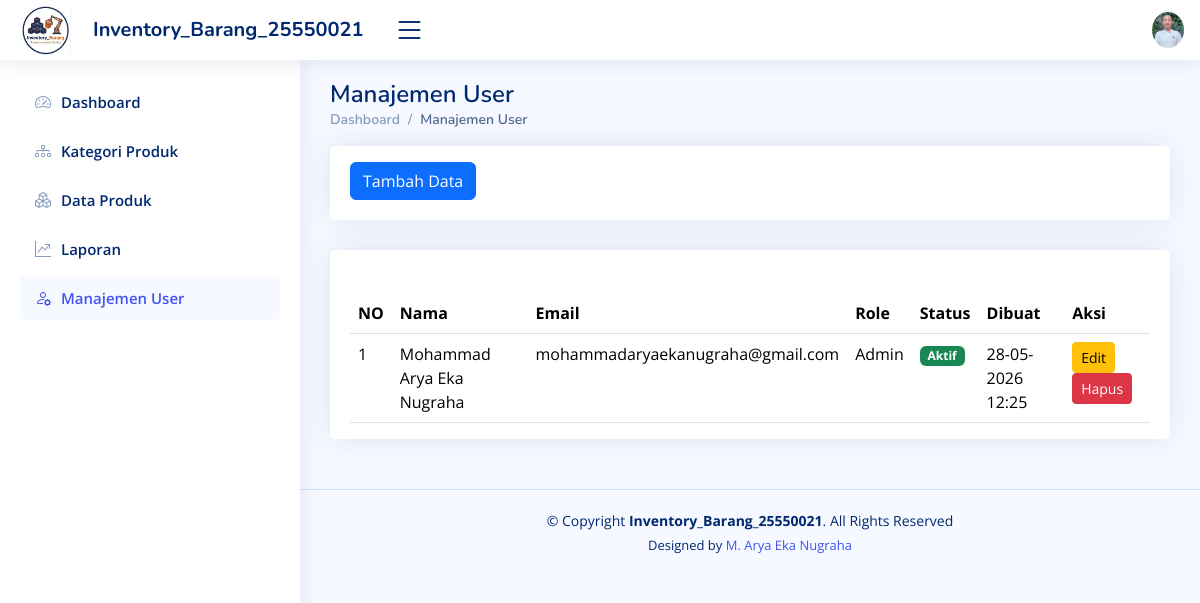
/users.php (signed in), run on the app's committed database.
### tables this page shows
CREATE TABLE `users` (
  `id` int(11) NOT NULL,
  `name` varchar(100) NOT NULL,
  `email` varchar(100) NOT NULL,
  `password` varchar(255) NOT NULL,
  `role` enum('admin','staff') NOT NULL,
  `is_active` tinyint(1) DEFAULT 1,
  `created_at` timestamp NOT NULL DEFAULT current_timestamp()
);

### users.php (the view, shortened to what this page needs)
    <!DOCTYPE html>
    <html lang="en">
    <head>
    <link href="assets/vendor/bootstrap/css/bootstrap.min.css" rel="stylesheet">
    <link href="assets/vendor/bootstrap-icons/bootstrap-icons.css" rel="stylesheet">
    <link href="assets/vendor/boxicons/css/boxicons.min.css" rel="stylesheet">
    <link href="assets/vendor/quill/quill.snow.css" rel="stylesheet">
    <link href="assets/vendor/quill/quill.bubble.css" rel="stylesheet">
    <link href="assets/vendor/remixicon/remixicon.css" rel="stylesheet">
    <link href="assets/vendor/simple-datatables/style.css" rel="stylesheet">
    <link href="assets/css/style.css" rel="stylesheet">
    </head>
    <body>
    <header id="header" class="header fixed-top d-flex align-items-center">
        <div class="d-flex align-items-center justify-content-between">
        <a href="index.php" class="logo d-flex align-items-center me-auto me-lg-0" style="max-width: none; width: auto;">
            <img src="assets/img/logo Inventory_Barang.png" alt="Logo" style="max-height: 50px;">
            <span class="d-none d-lg-block fs-5 ms-2" style="font-size: 24px; padding-left: 8px; white-space: nowrap;">Inventory_Barang_25550021</span>
        </a>
        <i class="bi bi-list toggle-sidebar-btn" style="margin-left: 20px;"></i>
        </div>
        <nav class="header-nav ms-auto">
        <ul class="d-flex align-items-center">
            <li class="nav-item dropdown pe-3">
            <a class="nav-link nav-profile d-flex align-items-center pe-0" href="#" data-bs-toggle="dropdown">
                <img src="assets/img/Profile-Arya.jpg" alt="Profile" class="rounded-circle">
            </a>
            </li>
        </ul>
        </nav>
    </header>
    <aside id="sidebar" class="sidebar">
      <?php
          $current_page = basename($_SERVER['PHP_SELF']);
        ?>
        <ul class="sidebar-nav" id="sidebar-nav">
        <li class="nav-item">
            <a class="nav-link <?php echo ($current_page == 'index.php') ? '' : 'collapsed'; ?>" href="index.php">
                <i class="bi bi-speedometer2"></i>
            <span>Dashboard</span>
            </a>
        </li>
        <li class="nav-item">
            <a class="nav-link <?php echo ($current_page == 'kategori_produk.php') ? '' : 'collapsed'; ?>" href="kategori_produk.php">
            <i class="bi bi-diagram-3"></i>
            <span>Kategori Produk</span>
            </a>
        </li>
            <li class="nav-item">
            <a class="nav-link <?php echo ($current_page == 'produk.php') ? '' : 'collapsed'; ?>" href="produk.php">
            <i class="bi bi-boxes"></i>
            <span>Data Produk</span>
            </a>
        </li>
            <li class="nav-item">
            <a class="nav-link <?php echo ($current_page == 'laporan.php') ? '' : 'collapsed'; ?>" href="laporan.php">
            <i class="bi bi-graph-up-arrow"></i>
            <span>Laporan</span>
            </a>
        </li>
            <li class="nav-item">
            <a class="nav-link <?php echo ($current_page == 'users.php') ? '' : 'collapsed'; ?>" href="users.php">
            <i class="bi bi-person-gear"></i>
            <span>Manajemen User</span>
            </a>
        </li>
        </ul>
    </aside>
    <main id="main" class="main">
        <div class="pagetitle">
        <h1>Manajemen User</h1>
        <nav>
            <ol class="breadcrumb">
            <li class="breadcrumb-item"><a href="index.php">Dashboard</a></li>
            <li class="breadcrumb-item active">Manajemen User</li>
            </ol>
        </nav>
        </div>
         <div class="row">
            <div class="col-lg-12">
            <div class="card">
                <div class="card-body mt-3">
                <a href="t_user.php" class="btn btn-primary">Tambah Data</a>
              </div>
            </div>
          </div>
        </div>
        <section class="section" style="margin-top: 50px;">
        <div class="row">
            <div class="col-lg-12">
            <div class="card" style="margin-top: -50px;">
                <div class="card-body pt-0 pb-0">
                <h5 class="card-title"></h5>
                <table class="table datatable">
                    <thead>
                    <tr>
                        <th>NO</th>
                        <th>Nama</th>
                        <th>Email</th>
                        <th>Role</th>
                        <th>Status</th>
                        <th>Dibuat</th>
                        <th>Aksi</th>
                    </tr>
                    </thead>
                    <tbody>
    <?php
    include "koneksi.php";
    $no = 1;
    $sql = mysqli_query($conn, "SELECT * FROM users");
    while ($data = mysqli_fetch_array($sql)) {
    ?>
        <tr>
            <td><?php echo $no++; ?></td>
            <td><?php echo $data['name']; ?></td>
            <td><?php echo $data['email']; ?></td>
            <td><?php echo ucfirst($data['role']); ?></td>
            <td>
                <?php
                if ($data['is_active'] == 1) {
                    echo '<span class="badge bg-success">Aktif</span>';
                } else {
                    echo '<span class="badge bg-danger">Nonaktif</span>';
                }
                ?>
            </td>
            <td><?php echo date('d-m-Y H:i', strtotime($data['created_at'])); ?></td>
            <td>
                <a href="e_user.php?id=<?php echo $data['id']; ?>" class="btn btn-warning btn-sm">Edit</a>
                <a href="h_user.php?id=<?php echo $data['id']; ?>"
                   class="btn btn-danger btn-sm"
                   onclick="return confirm('Apakah Anda yakin ingin menghapus user ini?')">
                   Hapus
                </a>
            </td>
        </tr>
    <?php } ?>
</tbody>
                </table>
                </div>
            </div>
            </div>
        </div>
        </section>
    </main>
    <footer id="footer" class="footer">
        <div class="copyright">
        &copy; Copyright <strong><span>Inventory_Barang_25550021</span></strong>. All Rights Reserved
        </div>
        <div class="credits">
        Designed by <a href="https://instagram.com/aragsbshs/">M. Arya Eka Nugraha</a>
        </div>
    </footer>
    </body>
    </html>

### assets/css/style.css (style rules this page uses)
:root { scroll-behavior: smooth; }
body { font-family: "Open Sans", sans-serif; background: #f6f9ff; color: #444444; }
a { color: #4154f1; text-decoration: none; }
h1, h2, h3, h4, h5, h6 { font-family: "Nunito", sans-serif; }
#main { margin-top: 60px; padding: 20px 30px; transition: all 0.3s; }
.pagetitle { margin-bottom: 10px; }
.pagetitle h1 { font-size: 24px; margin-bottom: 0; font-weight: 600; color: #012970; }
.card { margin-bottom: 30px; border: none; border-radius: 5px; box-shadow: 0px 0 30px rgba(1, 41, 112, 0.1); }
.card-title { padding: 20px 0 15px 0; font-size: 18px; font-weight: 500; color: #012970; font-family: "Poppins", sans-serif; }
.card-body { padding: 0 20px 20px 20px; }
.breadcrumb { font-size: 14px; font-family: "Nunito", sans-serif; color: #899bbd; font-weight: 600; }
.breadcrumb a { color: #899bbd; transition: 0.3s; }
.breadcrumb .breadcrumb-item::before { color: #899bbd; }
.breadcrumb .active { color: #51678f; font-weight: 600; }
.logo { line-height: 1; }
@media (min-width: 1200px) { .logo { width: 280px; } }
.logo img { max-height: 26px; margin-right: 6px; }
.logo span { font-size: 26px; font-weight: 700; color: #012970; font-family: "Nunito", sans-serif; }
.header { transition: all 0.5s; z-index: 997; height: 60px; box-shadow: 0px 2px 20px rgba(1, 41, 112, 0.1); background-color: #fff; padding-left: 20px; }
.header .toggle-sidebar-btn { font-size: 32px; padding-left: 10px; cursor: pointer; color: #012970; }
.header-nav ul { list-style: none; }
.header-nav>ul { margin: 0; padding: 0; }
.header-nav .nav-profile { color: #012970; }
.header-nav .nav-profile img { max-height: 36px; }
.sidebar { position: fixed; top: 60px; left: 0; bottom: 0; width: 300px; z-index: 996; transition: all 0.3s; padding: 20px; overflow-y: auto; scrollbar-width: thin; scrollbar-color: #aab7cf transparent; box-shadow: 0px 0px 20px rgba(1, 41, 112, 0.1); background-color: #fff; }
@media (min-width: 1200px) { #main, #footer { margin-left: 300px; } }
.sidebar-nav { padding: 0; margin: 0; list-style: none; }
.sidebar-nav li { padding: 0; margin: 0; list-style: none; }
.sidebar-nav .nav-item { margin-bottom: 5px; }
.sidebar-nav .nav-link { display: flex; align-items: center; font-size: 15px; font-weight: 600; color: #4154f1; transition: 0.3; background: #f6f9ff; padding: 10px 15px; border-radius: 4px; }
.sidebar-nav .nav-link i { font-size: 16px; margin-right: 10px; color: #4154f1; }
.sidebar-nav .nav-link.collapsed { color: #012970; background: #fff; }
.sidebar-nav .nav-link.collapsed i { color: #899bbd; }
.footer { padding: 20px 0; font-size: 14px; transition: all 0.3s; border-top: 1px solid #cddfff; }
.footer .copyright { text-align: center; color: #012970; }
.footer .credits { padding-top: 5px; text-align: center; font-size: 13px; color: #012970; }

### data on the page
users: name "Mohammad Arya Eka Nugraha", email "mohammadaryaekanugraha@gmail.com", role "Admin", is_active "Aktif", created_at "28-05-2026 12:25"
